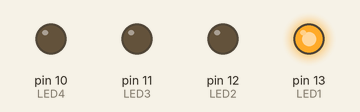
Recording of a sketch running on a simulated Arduino Uno, built with avr-gcc and run on an emulated ATmega328P. Parts: output pins drawn as LEDs (lit = HIGH).

Above: at 0.05 s.
At 0.47 s:
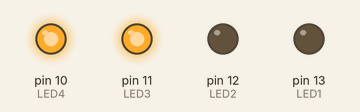
At 0.85 s:
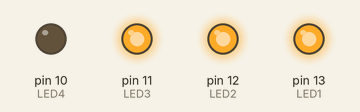
At 1.35 s:
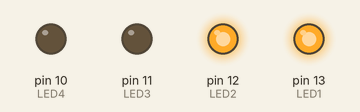
At 2.22 s:
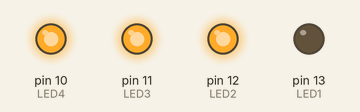
At 2.75 s:
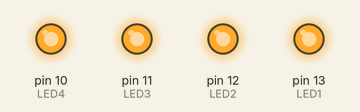
Timing chart, 0 to 3.0 s (numbered marks = the images above):
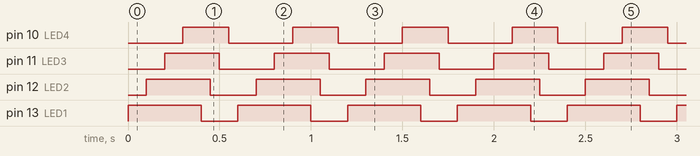

Measured:
- by itself, pin 10 (LED4): alternates HIGH for 0.25 s and LOW for 0.35 s
- by itself, pin 11 (LED3): alternates HIGH for 0.30 s and LOW for 0.30 s
- by itself, pin 12 (LED2): alternates HIGH for 0.35 s and LOW for 0.25 s
- by itself, pin 13 (LED1): alternates HIGH for 0.40 s and LOW for 0.20 s

The sketch:

sequentially_led_turn_on_of.ino.ino
```cpp
// A simple programme to sequentially turn on and off 4led's//

int LED1 = 13;
int LED2 = 12;
int LED3 = 11;
int LED4 = 10;
void setup ()
{
  pinMode(LED1, OUTPUT);
  pinMode(LED2, OUTPUT);
  pinMode(LED3, OUTPUT);
  pinMode(LED4, OUTPUT);
}

void loop()
{
  digitalWrite(LED1, HIGH);
  delay(100);
  digitalWrite(LED2, HIGH);
  delay(100);
  digitalWrite(LED3, HIGH);
  delay(100);
  digitalWrite(LED4, HIGH);
  delay(100);

  digitalWrite(LED1, LOW);
  delay(50);
  digitalWrite(LED2, LOW);
  delay(50);
  digitalWrite(LED3, LOW);
  delay(50);
  digitalWrite(LED4, LOW);
  delay(50);
  }
```
